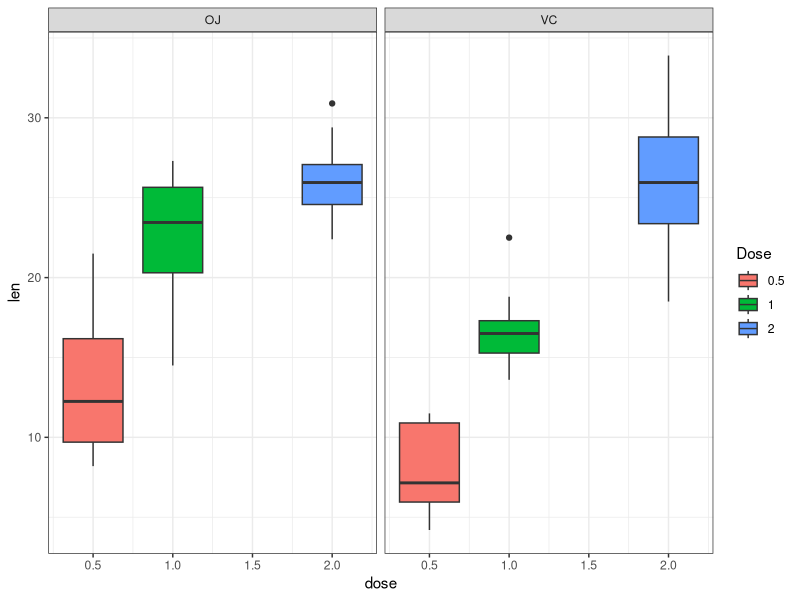
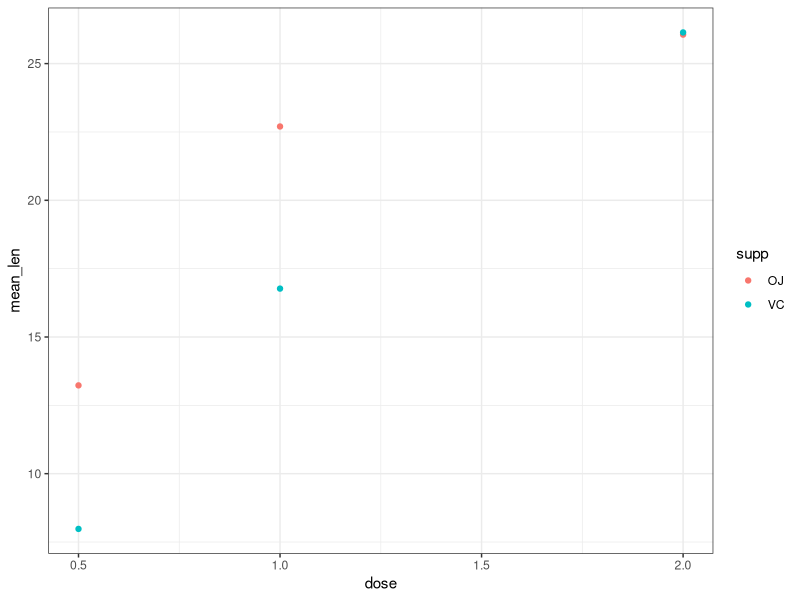

Generate these figures, in order, with R: (Note: this script raises an error after producing the figures.)
## ---- chunk 1
library(ggplot2)
library(plyr)
data(ToothGrowth)
summary(ToothGrowth)
str(ToothGrowth)
print("Plot 1: Lens vs dose by different types of supply")
ggplot(ToothGrowth, aes(x=dose, y=len, fill=factor(dose)))+ 
    geom_boxplot()+ facet_wrap(~supp)+theme_bw()+guides(fill=guide_legend("Dose"))
mean_table <- ddply(ToothGrowth, .(supp, dose), function(x) mean(x$len))
names(mean_table)[3] <- "mean_len"
print("Plot 2. Average lens for different doses and supply types")
ggplot(mean_table, aes(x=dose, y =mean_len, col=supp))+geom_point()+theme_bw()
## ---- chunk 2
# t-test
T_test <- function(df){
    dose <- unique(df$dose)
    temp <- data.frame()
    p_value <- data.frame()
    for(i in dose){
        res <- t.test(len~supp, data=subset(df, dose==i), paired=FALSE, var.equal=FALSE)
        print(paste("95% confidence interval for dose",i,"is"
                    ,round(min(res$conf),3),"~",round(max(res$conf),3)))
        print(paste("p-value for this test is", round(res$p.value,3)))
    }
}
T_test(ToothGrowth)
